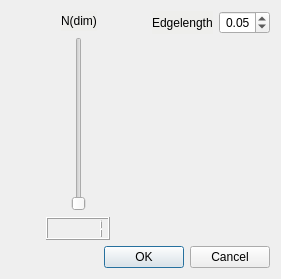
<?xml version="1.0" encoding="UTF-8"?>
<ui version="4.0">
 <class>DialogVoxelGrid</class>
 <widget class="QDialog" name="DialogVoxelGrid">
  <property name="geometry">
   <rect>
    <x>0</x>
    <y>0</y>
    <width>281</width>
    <height>279</height>
   </rect>
  </property>
  <property name="windowTitle">
   <string>Dialog</string>
  </property>
  <layout class="QVBoxLayout" name="verticalLayout_3">
   <item>
    <layout class="QHBoxLayout" name="horizontalLayout_5">
     <item>
      <layout class="QVBoxLayout" name="verticalLayout">
       <item>
        <layout class="QHBoxLayout" name="horizontalLayout_4">
         <item>
          <spacer name="horizontalSpacer_5">
           <property name="orientation">
            <enum>Qt::Horizontal</enum>
           </property>
           <property name="sizeHint" stdset="0">
            <size>
             <width>40</width>
             <height>20</height>
            </size>
           </property>
          </spacer>
         </item>
         <item>
          <widget class="QLabel" name="label_2">
           <property name="styleSheet">
            <string notr="true">background-color: rgb(238, 238, 236);</string>
           </property>
           <property name="text">
            <string>N(dim)</string>
           </property>
          </widget>
         </item>
         <item>
          <spacer name="horizontalSpacer_6">
           <property name="orientation">
            <enum>Qt::Horizontal</enum>
           </property>
           <property name="sizeHint" stdset="0">
            <size>
             <width>40</width>
             <height>20</height>
            </size>
           </property>
          </spacer>
         </item>
        </layout>
       </item>
       <item>
        <layout class="QHBoxLayout" name="horizontalLayout_3">
         <item>
          <spacer name="horizontalSpacer_3">
           <property name="orientation">
            <enum>Qt::Horizontal</enum>
           </property>
           <property name="sizeHint" stdset="0">
            <size>
             <width>40</width>
             <height>20</height>
            </size>
           </property>
          </spacer>
         </item>
         <item>
          <widget class="QSlider" name="verticalSliderNdim">
           <property name="minimum">
            <number>1</number>
           </property>
           <property name="orientation">
            <enum>Qt::Vertical</enum>
           </property>
          </widget>
         </item>
         <item>
          <spacer name="horizontalSpacer_4">
           <property name="orientation">
            <enum>Qt::Horizontal</enum>
           </property>
           <property name="sizeHint" stdset="0">
            <size>
             <width>40</width>
             <height>20</height>
            </size>
           </property>
          </spacer>
         </item>
        </layout>
       </item>
       <item>
        <layout class="QHBoxLayout" name="horizontalLayout_2">
         <item>
          <spacer name="horizontalSpacer">
           <property name="orientation">
            <enum>Qt::Horizontal</enum>
           </property>
           <property name="sizeHint" stdset="0">
            <size>
             <width>40</width>
             <height>20</height>
            </size>
           </property>
          </spacer>
         </item>
         <item>
          <widget class="QLCDNumber" name="lcdNumber">
           <property name="intValue" stdset="0">
            <number>1</number>
           </property>
          </widget>
         </item>
         <item>
          <spacer name="horizontalSpacer_2">
           <property name="orientation">
            <enum>Qt::Horizontal</enum>
           </property>
           <property name="sizeHint" stdset="0">
            <size>
             <width>40</width>
             <height>20</height>
            </size>
           </property>
          </spacer>
         </item>
        </layout>
       </item>
      </layout>
     </item>
     <item>
      <layout class="QVBoxLayout" name="verticalLayout_2">
       <item>
        <layout class="QHBoxLayout" name="horizontalLayout">
         <item>
          <widget class="QLabel" name="label">
           <property name="styleSheet">
            <string notr="true">background-color: rgb(238, 238, 236);</string>
           </property>
           <property name="text">
            <string>Edgelength</string>
           </property>
          </widget>
         </item>
         <item>
          <widget class="QDoubleSpinBox" name="doubleSpinBoxEdgelength">
           <property name="alignment">
            <set>Qt::AlignRight|Qt::AlignTrailing|Qt::AlignVCenter</set>
           </property>
           <property name="specialValueText">
            <string/>
           </property>
           <property name="prefix">
            <string/>
           </property>
           <property name="suffix">
            <string/>
           </property>
           <property name="minimum">
            <double>0.010000000000000</double>
           </property>
           <property name="maximum">
            <double>1.000000000000000</double>
           </property>
           <property name="singleStep">
            <double>0.010000000000000</double>
           </property>
           <property name="value">
            <double>0.050000000000000</double>
           </property>
          </widget>
         </item>
        </layout>
       </item>
       <item>
        <spacer name="verticalSpacer">
         <property name="orientation">
          <enum>Qt::Vertical</enum>
         </property>
         <property name="sizeHint" stdset="0">
          <size>
           <width>20</width>
           <height>40</height>
          </size>
         </property>
        </spacer>
       </item>
      </layout>
     </item>
    </layout>
   </item>
   <item>
    <widget class="QDialogButtonBox" name="buttonBox">
     <property name="orientation">
      <enum>Qt::Horizontal</enum>
     </property>
     <property name="standardButtons">
      <set>QDialogButtonBox::Cancel|QDialogButtonBox::Ok</set>
     </property>
    </widget>
   </item>
  </layout>
 </widget>
 <resources/>
 <connections>
  <connection>
   <sender>buttonBox</sender>
   <signal>accepted()</signal>
   <receiver>DialogVoxelGrid</receiver>
   <slot>accept()</slot>
   <hints>
    <hint type="sourcelabel">
     <x>248</x>
     <y>254</y>
    </hint>
    <hint type="destinationlabel">
     <x>157</x>
     <y>274</y>
    </hint>
   </hints>
  </connection>
  <connection>
   <sender>buttonBox</sender>
   <signal>rejected()</signal>
   <receiver>DialogVoxelGrid</receiver>
   <slot>reject()</slot>
   <hints>
    <hint type="sourcelabel">
     <x>316</x>
     <y>260</y>
    </hint>
    <hint type="destinationlabel">
     <x>286</x>
     <y>274</y>
    </hint>
   </hints>
  </connection>
  <connection>
   <sender>verticalSliderNdim</sender>
   <signal>valueChanged(int)</signal>
   <receiver>lcdNumber</receiver>
   <slot>display(int)</slot>
   <hints>
    <hint type="sourcelabel">
     <x>62</x>
     <y>122</y>
    </hint>
    <hint type="destinationlabel">
     <x>61</x>
     <y>224</y>
    </hint>
   </hints>
  </connection>
 </connections>
</ui>
